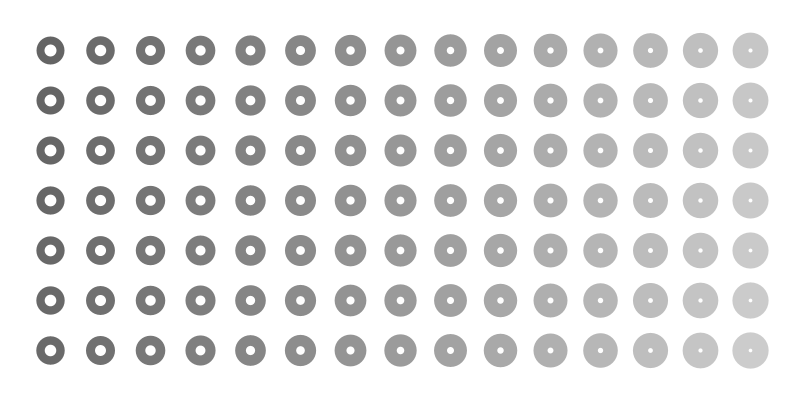
Frame 1 (no input)
Frame 60 (the mouse pressed at the canvas centre just before this capture): identical to frame 1, image omitted
Frame 120 (the mouse held since frame 60 and released just before this capture): identical to frame 1, image omitted

The Processing sketch that drew this single still picture (run headless with seeded random() and noise(); from frame 60 on, the mouse is pressed at the canvas centre):

// Processing sketch: sketch_05
// ── sketch_05.pde
void setup() {
  size(800, 400);
  noFill();
}

void draw() {
  background(255);

  int count = 100;

  for (int x = 50; x < width; x += 50) {
    for (int y = 50; y < height; y += 50) {
      //line(x, y, width/2, height/2);
      stroke(count);
      strokeWeight(count*0.08);
      ellipse(x, y, 20, 20);
      count++;
    }
  }
}
